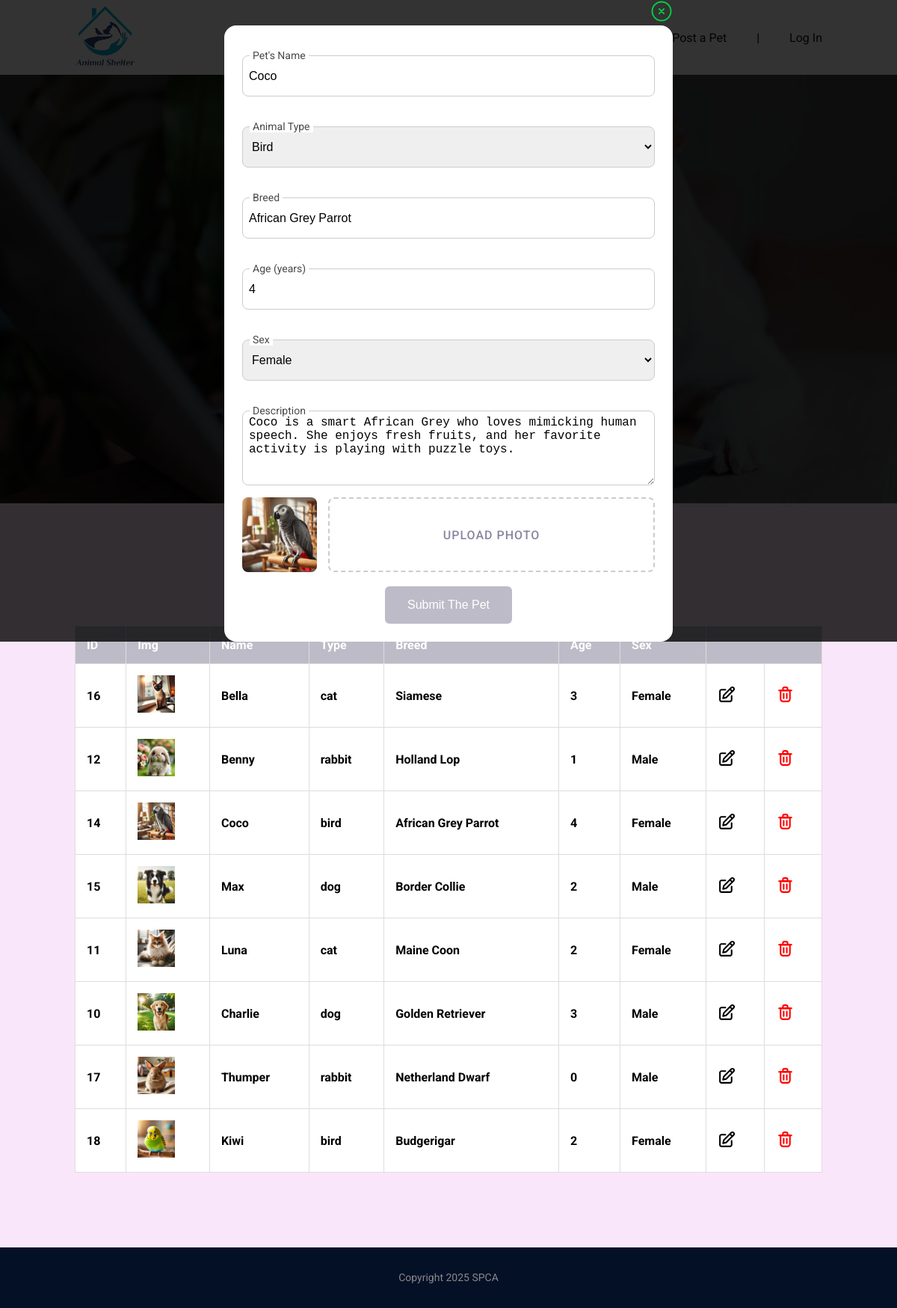
/list.php?edit=14, run on the app's committed database.
### tables this page shows
CREATE TABLE `pets` (
  `id` int(11) NOT NULL,
  `name` varchar(255) NOT NULL,
  `age` varchar(255) NOT NULL,
  `type` varchar(255) NOT NULL,
  `sex` varchar(255) NOT NULL,
  `breed` varchar(255) NOT NULL,
  `image` varchar(255) NOT NULL,
  `description` text NOT NULL
);

### list.php (the view, shortened to what this page needs)
<?php
include_once "./configs.php";
$default_img = "media/default.jpg";
if (isset($_GET["delete"])) {
    $delete_id = $_GET["delete"];
    $img_path = $_GET["p"];
    print $img_path;
    if ($img_path && $img_path !== $default_img && file_exists($img_path)) {
        unlink($img_path);
    }
    $request = $conn->prepare("DELETE FROM pets WHERE id = ?");
    $request->bind_param("i", $delete_id);
    $request->execute();
    $request->close();
} else {
    $request = $conn->prepare("SELECT * FROM pets");
    $request->execute();
    $result = $request->get_result();
}
?>
<!doctype html>
<html lang="en">
<head>
    <link rel="stylesheet" href="styles.css">
</head>
<body>
<?php include_once "components/header.php"; ?>
<main>
    <?php include_once "components/banner-home.php"; ?>
    <section class="latest" id="pets-stock">
        <div class="container">
            <div class="section-header" id="section-header">
                <h2>Pets Stock</h2>
            </div>
            <?php if ($result->num_rows > 0) { ?>
            <table class="pets-stock">
                <thead>
                    <tr>
                        <th>ID</th>
                        <th>Img</th>
                        <th>Name</th>
                        <th>Type</th>
                        <th>Breed</th>
                        <th>Age</th>
                        <th>Sex</th>
                        <th colspan="2"></th>
                    </tr>
                </thead>
                <tbody>
                <?php  while ($row = $result->fetch_assoc()) { ?>
                <tr>
                    <th><?= $row['id']; ?></th>
                    <th><img class="thumb" src="<?= $row['image']; ?>" alt=""></th>
                    <th><?= $row['name']; ?></th>
                    <th><?= $row['type']; ?></th>
                    <th><?= $row['breed']; ?></th>
                    <th><?= $row['age']; ?></th>
                    <th><?= $row['sex']; ?></th>
                    <th>
                        <button class="edit-btn" onclick="editAction('<?= $row['id']; ?>')">
                            <img class="icon" src="media/icons/edit.svg" alt="Edit">
                        </button>
                    </th>
                    <th>
                        <button class="delete-btn" onclick="deleteAction('<?= $row['id']; ?>', '<?= $row['image']; ?>')">
                            <img class="icon" src="media/icons/delete.svg" alt="Delete">
                        </button>
                    </th>
                </tr>
                <?php } ?>
                </tbody>
            </table>
            <?php } else { echo "No results found!"; } ?>
        </div>
    </section>
</main>
<?php include_once "components/footer.php"; ?>
<?php if (isset($_GET['edit'])) { ?>
    <div class="overlay" onclick="closeOverlay(event)">
        <div class="overlay-content">
            <div class="overlay-header">
                <img class="icon close" src="media/icons/close.svg" alt="Close" onclick="closeOverlay(event)"/>
            </div>
            <?php include_once "components/edit-form.php"?>
        </div>
    </div>
<?php } ?>
</body>
</html>

### components/edit-form.php (shortened to what this page needs)
<?php
include_once "./configs.php";
if(isset($_GET["edit"])) {
    $petId = $_GET["edit"];
    $request = $conn->prepare("SELECT * FROM pets WHERE id = ?");
    $request->bind_param("i", $petId);
    $request->execute();
    $result = $request->get_result();
}
?>
<section class="pets-form">
    <?php
    if ($result->num_rows > 0) { $row = $result->fetch_assoc() ?>
        <form method="POST" enctype="multipart/form-data">
            <div class="input-area">
                <label for="name">Pet's Name</label>
                <input id="name" name="name" type="text" value="<?= $row['name'] ?>">
            </div>
            <div class="input-area">
                <label for="type">Animal Type</label>
                <select name="type" id="type">
                    <option value="bird" <?= ($row['type'] === "bird") ? "selected" : "" ?>>Bird</option>
                </select>
            </div>
            <div class="input-area">
                <label for="breed">Breed</label>
                <input name="breed" id="breed" type="text" value="<?= $row['breed'] ?>">
            </div>
            <div class="input-area">
                <label for="age">Age (years)</label>
                <input name="age" id="age" type="number" value="<?= $row['age'] ?>">
            </div>
            <div class="input-area">
                <label for="sex">Sex</label>
                <select name="sex" required>
                    <option value="Female" <?= ($row['sex'] === "Female") ? "selected" : "" ?>>Female</option>
                </select>
            </div>
            <div class="input-area">
                <label for="desc">Description</label>
                <textarea name="desc" id="desc"><?= $row['description'] ?></textarea>
            </div>
            <div style="display: flex; width: 100%; gap: 15px">
                <img src="<?= $row['image'] ?>" alt="" style="max-width: 100px; border-radius: 8px" class="input-area-image-thumb">
                <div class="input-area-image" style="width: 100%">
                    <label for="photo" id="photo-label">Upload Photo</label>
                </div>
            </div>
            <br>
            <button type="submit" name="submit-btn" class="btn btn-general">Submit The Pet</button>
        </form>
    <?php } ?>
</section>

### styles.css (style rules this page uses)
:root { --primary-color: #041026; --secondary-color: #bebbc8; }
* { margin: 0; padding: 0; box-sizing: border-box; outline: none; }
body { font-family: "Roboto", serif; }
section { padding: 100px 0; }
h2 { font-size: 29px; margin-bottom: 7px; }
.container { max-width: 1000px; width: 90%; margin: 0 auto; }
.btn { background: #F93827; color: white; border-radius: 6px; padding: 10px 25px; text-transform: capitalize; display: inline-block; }
.btn.btn-general { background: var(--secondary-color); padding: 16px 30px; border: 0; cursor: pointer; font-size: 16px; }
.latest { background: #fae6fa; }
.section-header { text-align: center; max-width: 500px; margin: 0 auto 30px; }
.delete-btn, .edit-btn { border: 0; background-color: transparent; cursor: pointer; }
#pets-stock > .container { max-width: 1000px; margin: 0 auto; width: 100%; overflow-x: auto; }

### data on the page
pets: id "16", image (picture), name "Bella", type "cat", breed "Siamese", age "3", sex "Female"
pets: id "12", image (picture), name "Benny", type "rabbit", breed "Holland Lop", age "1", sex "Male"
pets: id "14", image (picture), name "Coco", type "bird", breed "African Grey Parrot", age "4", sex "Female", type "Bird", desc "Coco is a smart African Grey who loves mimicking human speech. She enjoys fresh fruits, and her favorite activity is playing with puzzle toys."
pets: id "15", image (picture), name "Max", type "dog", breed "Border Collie", age "2", sex "Male"
pets: id "11", image (picture), name "Luna", type "cat", breed "Maine Coon", age "2", sex "Female"
pets: id "10", image (picture), name "Charlie", type "dog", breed "Golden Retriever", age "3", sex "Male"
pets: id "17", image (picture), name "Thumper", type "rabbit", breed "Netherland Dwarf", age "0", sex "Male"
pets: id "18", image (picture), name "Kiwi", type "bird", breed "Budgerigar", age "2", sex "Female"
